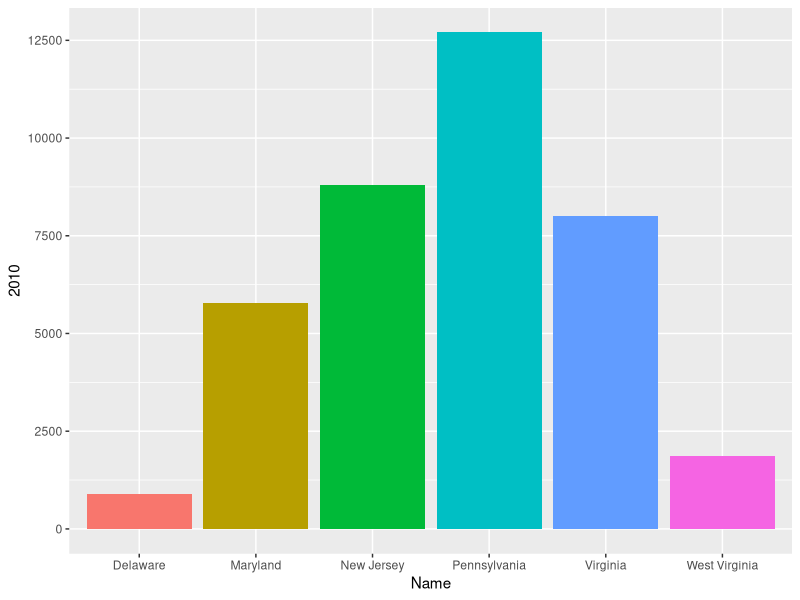

This chart was generated by the following R code: (Note: this script raises an error after producing the figure.)
# This script creates a bar graph using (a subset of) 'census_data.csv'.

# A description of 'census_data.csv' can be found in 'census_data_scrape_and_process.R'.
# To avoid an overwhelming plot, I will be using a subset of 'census_data.csv' consisting of
# observations for 6 states (Delaware, Maryland, New Jersey, Pennsylvania, Virginia, 
# and West Virginia) in 2010.

# Load packages.
library(data.table)
library(ggplot2)

# Load data.
census_data = data.table(read.csv('census_data.csv', header = T, stringsAsFactors = F, check.names = F))

#####
# SUBSET/PROCESS DATA.

  # Specify states of interest.
  states = c('Delaware', 'Maryland', 'New Jersey', 'Pennsylvania', 
             'Virginia', 'West Virginia')
  
  # Create data subset (specified above).
  census_subset = census_data[Name %in% states, .(Name, `2010`)]
  
  # Divide population values by 1000 for easier graph viewing.
  census_subset$`2010` = census_subset$`2010` / 1000

#####  
# Plot data.
ggplot(data = census_subset, aes(x = Name, y = `2010`, fill = Name)) + 
  geom_bar(stat = 'identity') + 
  theme(legend.position = 'none') + 
  scale_y_continuous(breaks = seq(0, 12500, 2500))
  geom_text(aes(label = round(`2010`, 1)), 
            vjust = 2) +
  theme(axis.text.x = element_text(color = 'black', 
                                   size = 14), 
        axis.text.y = element_text(color= 'black', 
                                   size = 14),
        axis.title.x = element_text(face = 'bold', 
                                    size = 15),
        axis.title.y = element_text(face = 'bold',
                                    size = 15),
        plot.title = element_text(face = 'bold', 
                                  size = 16)) +
  ggtitle('Selected State Populations in 2010 (in thousands)') + 
  xlab('State') + 
  ylab('2010 Population (in thousands)')
